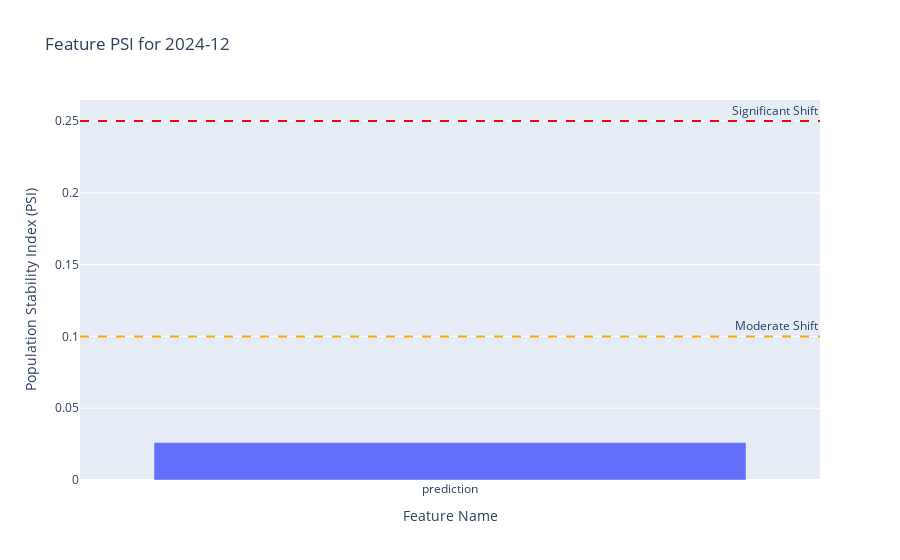

The code cell stored with this chart in its notebook:
### Markdown cell above
## 3. Visualize Feature PSI for a Specific Month

This bar chart allows you to inspect the PSI values for individual features for a selected month. This helps identify which specific features are contributing most to the model drift.

### Code cell
if not psi_df.empty:
    # --- Select a month to analyze ---
    # By default, we'll analyze the latest month available.
    latest_month = psi_df['month'].iloc[-1]
    print(f"Analyzing features for the latest available month: {latest_month}")
    
    feature_cols = [col for col in psi_df.columns if col not in ['month', 'month_dt', 'overall_psi']]
    
    # Extract feature PSI values for the selected month
    feature_psi = psi_df[psi_df['month'] == latest_month][feature_cols].T.reset_index()
    feature_psi.columns = ['Feature', 'PSI']
    feature_psi = feature_psi.sort_values('PSI', ascending=False)

    # Plot
    fig = px.bar(
        feature_psi,
        x='Feature',
        y='PSI',
        title=f'Feature PSI for {latest_month}',
        labels={'Feature': 'Feature Name', 'PSI': 'Population Stability Index (PSI)'}
    )
    
    # Add threshold lines
    fig.add_hline(y=0.1, line_dash="dash", line_color="orange", annotation_text="Moderate Shift")
    fig.add_hline(y=0.25, line_dash="dash", line_color="red", annotation_text="Significant Shift")
    
    fig.show()
else:
    print("PSI DataFrame is empty. Cannot generate plot.")

### Figure 1 — Plotly figure (JSON) as saved in the notebook; plotly's stock layout.template omitted (floating-point values rounded to 4 significant figures)
{"data": [{"alignmentgroup": "True", "hovertemplate": "Feature Name=%{x}<br>Population Stability Index (PSI)=%{y}<extra></extra>", "legendgroup": "", "marker": {"color": "#636efa", "pattern": {"shape": ""}}, "name": "", "offsetgroup": "", "orientation": "v", "showlegend": false, "textposition": "auto", "type": "bar", "x": ["prediction"], "xaxis": "x", "y": [0.02605], "yaxis": "y"}], "layout": {"annotations": [{"showarrow": false, "text": "Moderate Shift", "x": 1, "xanchor": "right", "xref": "x domain", "y": 0.1, "yanchor": "bottom", "yref": "y"}, {"showarrow": false, "text": "Significant Shift", "x": 1, "xanchor": "right", "xref": "x domain", "y": 0.25, "yanchor": "bottom", "yref": "y"}], "barmode": "relative", "legend": {"tracegroupgap": 0}, "shapes": [{"line": {"color": "orange", "dash": "dash"}, "type": "line", "x0": 0, "x1": 1, "xref": "x domain", "y0": 0.1, "y1": 0.1, "yref": "y"}, {"line": {"color": "red", "dash": "dash"}, "type": "line", "x0": 0, "x1": 1, "xref": "x domain", "y0": 0.25, "y1": 0.25, "yref": "y"}], "title": {"text": "Feature PSI for 2024-12"}, "xaxis": {"anchor": "y", "domain": [0, 1], "title": {"text": "Feature Name"}}, "yaxis": {"anchor": "x", "domain": [0, 1], "title": {"text": "Population Stability Index (PSI)"}}}}
